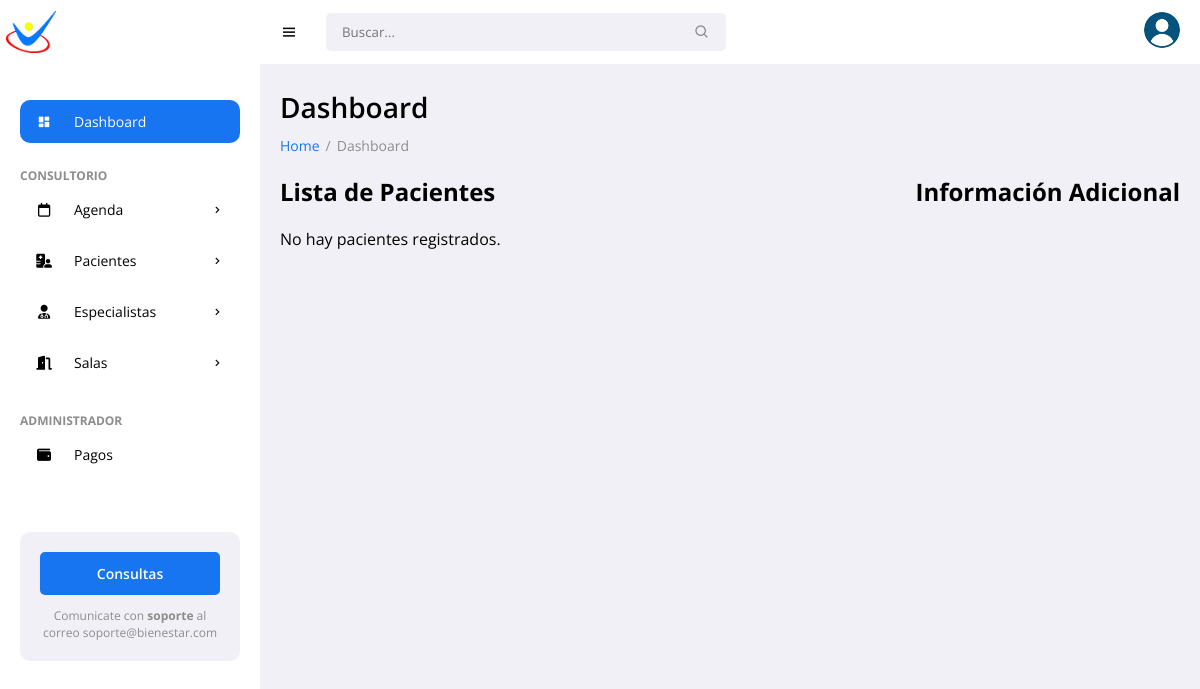
Before: / (signed in) with the older database file.
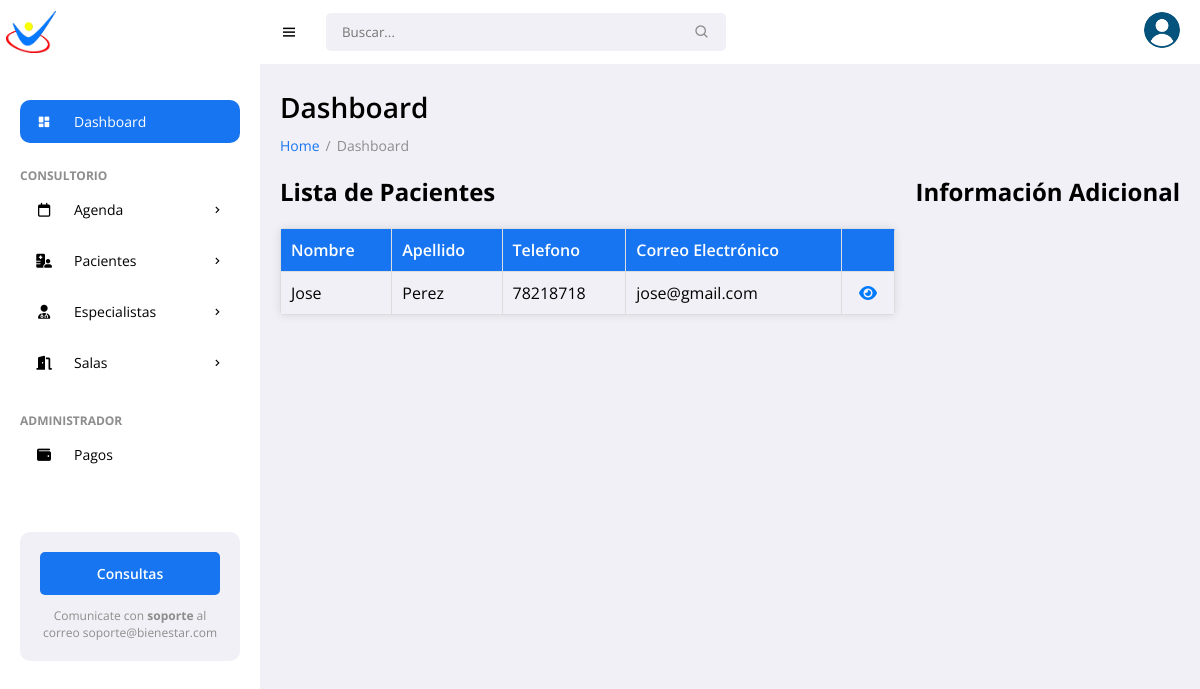
After: the same page with the newer database file.
### pacientes/models.py (models this page shows, shortened)
class Patient(models.Model):
    name = models.CharField(max_length=100)
    surname = models.CharField(max_length=100)
    date_of_birth = models.DateField()
    gender = models.CharField(max_length=10, choices=[('M','Male'), ('F','Female')])
    address = models.CharField(max_length=255)
    phone_number = models.CharField(max_length=20)
    email = models.EmailField()
    photo = models.ImageField(upload_to='patient_photos/', blank=True, null=True)
    marital_status = models.CharField(max_length=20)
    medical_diagnosis = models.TextField()
    attachments = models.FileField(upload_to='patient_attachments/', blank=True, null=True)
    therapy = models.CharField(max_length=100)
    education = models.CharField(max_length=100, default='No especificado')
    therapist = models.ForeignKey(Specialist, on_delete=models.SET_NULL, null=True, related_name='patients')
    medical_history = models.TextField(blank=True, null=True)
    allergies = models.CharField(max_length=255, blank=True)  # Changed from TextField
    emergency_contact_name = models.CharField(max_length=100)
    emergency_contact_phone = models.CharField(max_length=20)  # Updated length
    notes = models.TextField(blank=True)
    created_date = models.DateTimeField(auto_now_add=True)
    status = models.CharField(max_length=50, choices=[
        ('Active', 'Active'),
        ('Discharged', 'Discharged'),
        ('Suspended', 'Suspended')
    ])

### pacientes/views.py (the view)
# urls.py: path('', views.patient_list, name='patient_list'),
@login_required
def patient_list(request):
    patients = Patient.objects.all()
    return render(request, 'pacientes/patient_list.html', {'patients': patients})

### pacientes/templates/pacientes/patient_list.html (shortened to what this page needs)
{% extends 'pacientes/base.html' %}
{% block left_content %}
<h1>Lista de Pacientes</h1>
<div class="patient-list-container">
    {% if patients %}
        <table class="patient-table">
            <thead>
                <tr>
                    <th>Nombre</th>
                    <th>Apellido</th>
                    <th>Telefono</th>
                    <th>Correo Electrónico</th>
                    <th></th>
                </tr>
            </thead>
            <tbody>
            {% for patient in patients %}
                <tr>
                    <td>{{ patient.name }}</td>
                    <td>{{ patient.surname }}</td>
                    <td>{{ patient.phone_number }}</td>
                    <td>{{ patient.email }}</td>
                    <td class="actions-cell">
                        <a href="{% url 'patient_schedule' patient.id %}" class="btn btn-icon" title="Ver detalles">
                            <i class="fa-solid fa-eye"></i>
                        </a>
                    </td>
                </tr>
            {% endfor %}
            </tbody>
        </table>
    {% else %}
        <p>No hay pacientes registrados.</p>
    {% endif %}
</div>
{% endblock %}
{% block right_content %}
<div class="widget-placeholder">
    Información Adicional
</div>
{% endblock %}

Changed rows visible on the page:
added Patient: name "Jose", surname "Perez", phone_number "78218718", email "jose@gmail.com"
Other visible differences:
text no longer shown: "No hay pacientes registrados."
text now shown: "Nombre Apellido Telefono Correo Electrónico"
